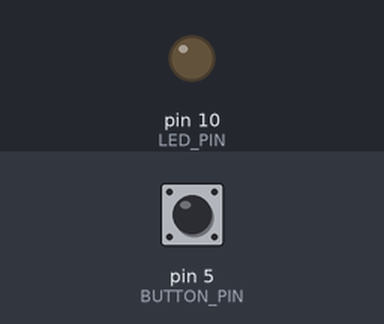
A sketch run on a simulated Arduino Uno, built with avr-gcc and run on an emulated ATmega328P. Parts: output pins drawn as LEDs (lit = HIGH). The test bench sets the inputs (shaded band); at power-on: pin 5 (BUTTON_PIN) LOW.

Above: at 1.2 s.
1.3 s: pin 5 (BUTTON_PIN) pulled HIGH for 0.15 s
At 1.37 s:
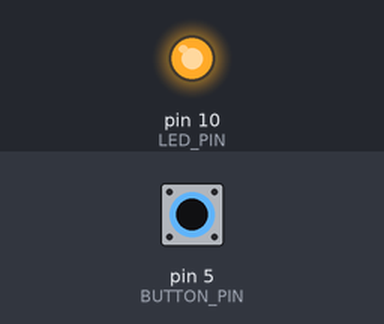
2.9 s: pin 5 (BUTTON_PIN) pulled HIGH for 3.2 s
At 6.8 s:
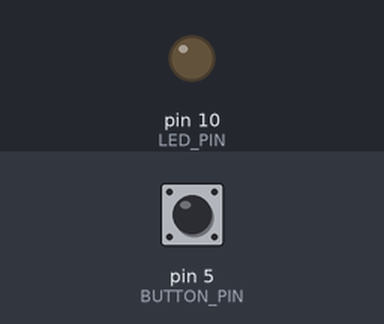
Timing chart, 0 to 8.3 s (numbered marks = the images above; inputs shaded):
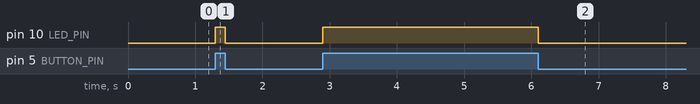

Measured:
- after the input at 1.3 s, pin 10 (LED_PIN): LOW → HIGH at once, → LOW 0.15 s later
- after the input at 2.9 s, pin 10 (LED_PIN): LOW → HIGH at once, → LOW 3.2 s later

The sketch:

M02A01_Alt.ino
```cpp
const int LED_PIN = 10;
const int BUTTON_PIN = 5;

void setup() {
  pinMode(LED_PIN, OUTPUT);
  pinMode(BUTTON_PIN, INPUT);
}

void loop() {
  digitalWrite(LED_PIN, digitalRead(BUTTON_PIN));
}
```
